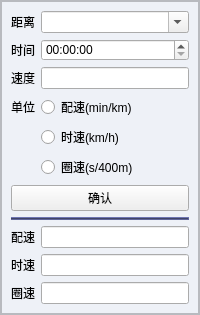
         <widget class="QWidget" name="page_convert">
          <layout class="QVBoxLayout" name="verticalLayout_10">
           <property name="spacing">
            <number>0</number>
           </property>
           <property name="leftMargin">
            <number>0</number>
           </property>
           <property name="topMargin">
            <number>0</number>
           </property>
           <property name="rightMargin">
            <number>0</number>
           </property>
           <property name="bottomMargin">
            <number>0</number>
           </property>
           <item>
            <widget class="QFrame" name="frame_convert">
             <property name="styleSheet">
              <string notr="true">QFrame{
    background-color: #EEF1F7
}</string>
             </property>
             <property name="frameShape">
              <enum>QFrame::StyledPanel</enum>
             </property>
             <property name="frameShadow">
              <enum>QFrame::Raised</enum>
             </property>
             <layout class="QVBoxLayout" name="verticalLayout_13">
              <property name="spacing">
               <number>0</number>
              </property>
              <property name="leftMargin">
               <number>0</number>
              </property>
              <property name="topMargin">
               <number>0</number>
              </property>
              <property name="rightMargin">
               <number>0</number>
              </property>
              <property name="bottomMargin">
               <number>0</number>
              </property>
              <item>
               <widget class="QFrame" name="frame_convert_must">
                <property name="frameShape">
                 <enum>QFrame::StyledPanel</enum>
                </property>
                <property name="frameShadow">
                 <enum>QFrame::Raised</enum>
                </property>
                <layout class="QFormLayout" name="formLayout">
                 <property name="leftMargin">
                  <number>9</number>
                 </property>
                 <item row="0" column="0">
                  <widget class="QLabel" name="label_distance">
                   <property name="text">
                    <string>&lt;html&gt;&lt;head/&gt;&lt;body&gt;&lt;p align=&quot;center&quot;&gt;距离&lt;/p&gt;&lt;/body&gt;&lt;/html&gt;</string>
                   </property>
                  </widget>
                 </item>
                 <item row="0" column="1">
                  <widget class="QComboBox" name="comboBox_distance">
                   <property name="editable">
                    <bool>true</bool>
                   </property>
                   <item>
                    <property name="text">
                     <string/>
                    </property>
                   </item>
                   <item>
                    <property name="text">
                     <string>1km</string>
                    </property>
                   </item>
                   <item>
                    <property name="text">
                     <string>3km</string>
                    </property>
                   </item>
                   <item>
                    <property name="text">
                     <string>5km</string>
                    </property>
                   </item>
                   <item>
                    <property name="text">
                     <string>10km</string>
                    </property>
                   </item>
                   <item>
                    <property name="text">
                     <string>半程马拉松</string>
                    </property>
                   </item>
                   <item>
                    <property name="text">
                     <string>马拉松</string>
                    </property>
                   </item>
                  </widget>
                 </item>
                 <item row="1" column="0">
                  <widget class="QLabel" name="label_time">
                   <property name="text">
                    <string>&lt;html&gt;&lt;head/&gt;&lt;body&gt;&lt;p align=&quot;center&quot;&gt;时间&lt;/p&gt;&lt;/body&gt;&lt;/html&gt;</string>
                   </property>
                  </widget>
                 </item>
                 <item row="1" column="1">
                  <widget class="QTimeEdit" name="timeEdit_time">
                   <property name="displayFormat">
                    <string>hh:mm:ss</string>
                   </property>
                  </widget>
                 </item>
                 <item row="2" column="0">
                  <widget class="QLabel" name="label_speed">
                   <property name="text">
                    <string>&lt;html&gt;&lt;head/&gt;&lt;body&gt;&lt;p align=&quot;center&quot;&gt;速度&lt;/p&gt;&lt;/body&gt;&lt;/html&gt;</string>
                   </property>
                  </widget>
                 </item>
                 <item row="2" column="1">
                  <widget class="QLineEdit" name="lineEdit_speed"/>
                 </item>
                 <item row="3" column="0">
                  <widget class="QLabel" name="label_unit">
                   <property name="text">
                    <string>单位</string>
                   </property>
                  </widget>
                 </item>
                 <item row="3" column="1">
                  <widget class="QRadioButton" name="radioButton_pace">
                   <property name="text">
                    <string>配速(min/km)</string>
                   </property>
                  </widget>
                 </item>
                 <item row="4" column="1">
                  <widget class="QRadioButton" name="radioButton_hourSpeed">
                   <property name="text">
                    <string>时速(km/h)</string>
                   </property>
                  </widget>
                 </item>
                 <item row="5" column="1">
                  <widget class="QRadioButton" name="radioButton_lapSpeed">
                   <property name="text">
                    <string>圈速(s/400m)</string>
                   </property>
                  </widget>
                 </item>
                 <item row="7" column="0" colspan="2">
                  <widget class="QFrame" name="frame_divisionLine">
                   <property name="styleSheet">
                    <string notr="true">QFrame{
	color: rgb(96, 102, 155);
	background-color: rgb(96, 102, 155);
}</string>
                   </property>
                   <property name="frameShape">
                    <enum>QFrame::HLine</enum>
                   </property>
                   <property name="frameShadow">
                    <enum>QFrame::Raised</enum>
                   </property>
                  </widget>
                 </item>
                 <item row="8" column="0">
                  <widget class="QLabel" name="label_pace">
                   <property name="text">
                    <string>配速</string>
                   </property>
                  </widget>
                 </item>
                 <item row="8" column="1">
                  <widget class="QLineEdit" name="lineEdit_pace"/>
                 </item>
                 <item row="9" column="0">
                  <widget class="QLabel" name="label_hourSpeed">
                   <property name="text">
                    <string>时速</string>
                   </property>
                  </widget>
                 </item>
                 <item row="9" column="1">
                  <widget class="QLineEdit" name="lineEdit_hourSpeed">
                   <property name="readOnly">
                    <bool>true</bool>
                   </property>
                  </widget>
                 </item>
                 <item row="10" column="0">
                  <widget class="QLabel" name="label_lapSpeed">
                   <property name="text">
                    <string>圈速</string>
                   </property>
                  </widget>
                 </item>
                 <item row="10" column="1">
                  <widget class="QLineEdit" name="lineEdit_lapSpeed">
                   <property name="readOnly">
                    <bool>true</bool>
                   </property>
                  </widget>
                 </item>
                 <item row="6" column="0" colspan="2">
                  <widget class="QPushButton" name="pushButton_2">
                   <property name="text">
                    <string>确认</string>
                   </property>
                  </widget>
                 </item>
                </layout>
               </widget>
              </item>
             </layout>
            </widget>
           </item>
          </layout>
         </widget>
